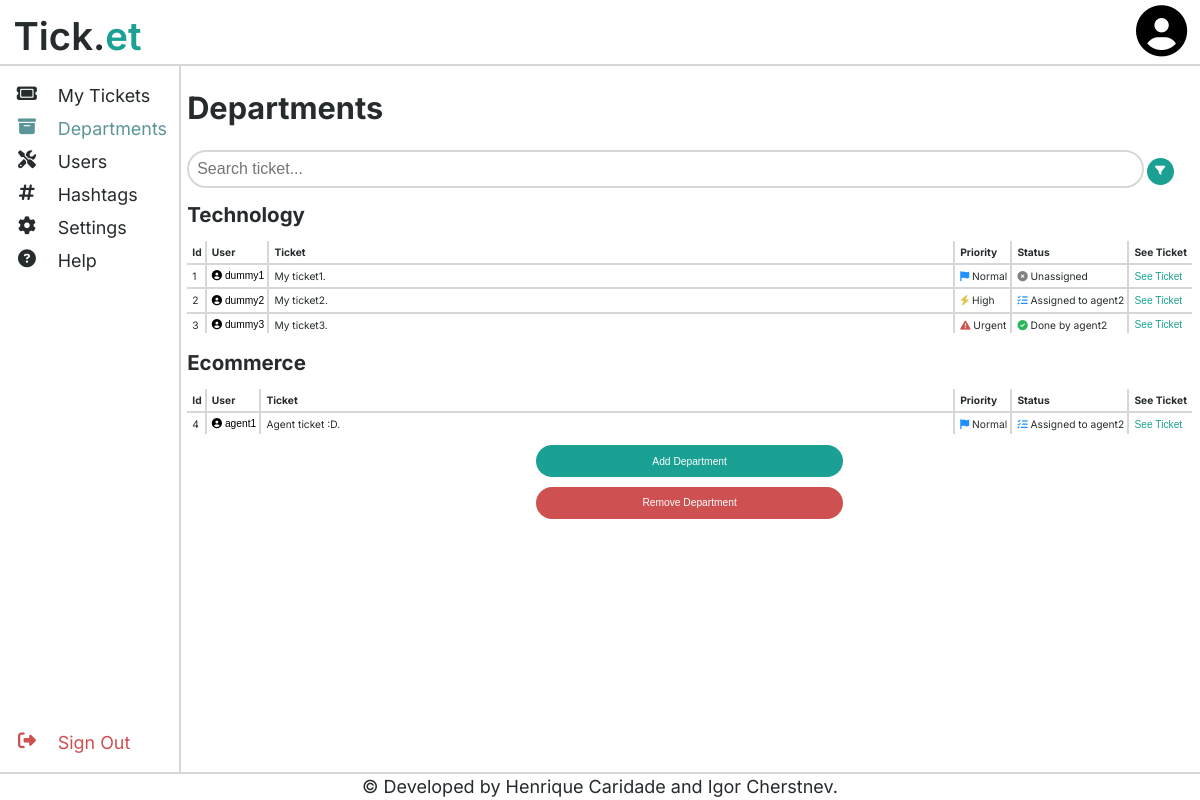
Page /index.php?page=departments (signed in) on the earlier database version.
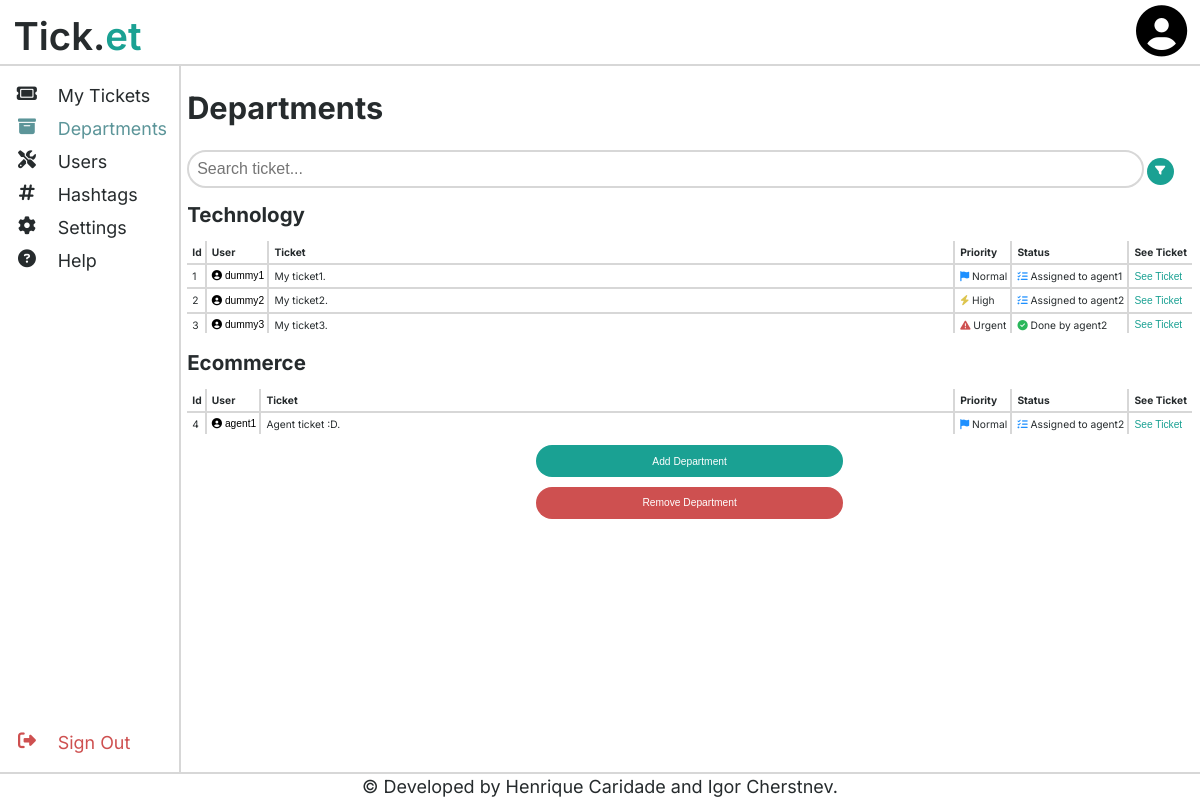
Same page on the later database version.
### tables this page shows
CREATE TABLE TicketModel (
    id INTEGER PRIMARY KEY NOT NULL,
    publisher STRING NOT NULL REFERENCES User(username),
    date DATETIME NOT NULL,
    subject STRING NOT NULL,
    text STRING NOT NULL,
    department STRING NOT NULL REFERENCES Department(username),
    priority STRING NOT NULL CHECK (priority IN ('Normal', 'High', 'Urgent')) DEFAULT 'Normal',
    status STRING NOT NULL CHECK (status IN ('Not Done', 'Done')) DEFAULT 'Not Done',
    agentUsername STRING REFERENCES User(username) DEFAULT NULL
);

### index.php (called while the page is built, shortened)
<?php
    include_once('./classes/session.php');
    $session = Session::getSession();
    if (isset($_GET['page'])) {
        switch ($_GET['page']) {
            case 'departments': include_once("./pages/department_page.php"); break;
        }
    } else {
        if ($session->isLoggedIn()) die(header('Location: ./index.php?page=dashboard'));
        else die(header('Location: ./index.php?page=login'));
    }
    drawPage($_GET);
?>

### classes/session.php (called while the page is built, shortened)
<?php
    class Session {
        static ?Session $instance = null;
        static function getSession() : Session {
            if (static::$instance === null)
                static::$instance = new Session();
            return static::$instance;
        }
        public function getSavedInput(string $attrib) : ?string {
            return $_SESSION[Session::INPUT][$attrib];
        }
        public function getMyRights(string $rights){
            return Session::getRights($_SESSION[Session::USERTYPE], $rights);
        }
        public static function getRights(string $userType, string $rights) {
            if($rights === User::USERTYPE_AGENT){
                return $userType === User::USERTYPE_AGENT or $userType === User::USERTYPE_ADMIN;
            }
            if($rights === User::USERTYPE_ADMIN){
                return $userType === User::USERTYPE_ADMIN;
            }
        }
    }
?>

### classes/department.php (called while the page is built, shortened)
<?php
    class Department{
        private function __construct(string $name, string $abbrev) {
            $this->name = $name;
        }
        private static function fromArray(array $department) : Department {
            return new Department($department["name"], $department["abbrev"]);
        }
        public static function getAllDepartments(PDO $db) : array {
            $stmt = $db->prepare('SELECT * FROM Department');
            $stmt->execute();
            $departmentArray = array();
            foreach($stmt->fetchAll() as $department){
                $departmentArray[] = Department::fromArray($department);
            }
            return $departmentArray;
        }
    }
?>

### classes/ticket.php (called while the page is built, shortened)
<?php
    require_once(dirname(__DIR__) . "/classes/filters.php");
    class Ticket {
        private function __construct(PDO $db, int $id, string $publisher, DateTime $date, string $subject, string $text, string $department, string $priority, string $status, ?string $agentUsername) {
            $this->id = $id;
            $this->subject = $subject;
        }
        private static function fromArray(PDO $db, array $ticket) : Ticket {
            return new Ticket($db, (int) $ticket['id'], $ticket['publisher'], new DateTime($ticket['date']), $ticket['subject'], $ticket['text'], $ticket['department'], $ticket['priority'], $ticket['status'], $ticket['agentUsername']);
        }
        public static function getFilteredTickets(PDO $db, string $department, Filters $filters, string $query = '') : array {
            $priorityArray = array_filter(array($filters->normal ? 'Normal' : null , $filters->high ? 'High' : null, $filters->urgent ? 'Urgent' : null), fn($val) => $val !== null);
            $cond = Filters::getFiltersCondition($filters);
            $stmt = $db->prepare('SELECT * FROM Ticket WHERE department = ? AND (date BETWEEN ? AND ?) AND ' . $cond . ' AND (subject LIKE ? OR text LIKE ?) AND priority IN (' . join(',', array_fill(0, sizeof($priorityArray), '?')) . ')');
            $query = '%' . str_replace(array('\\', '_', '%'), array('\\\\', '\\_', '\\%'), $query) . '%';
            $stmt->execute(array($department, $filters->from, $filters->to, $query, $query, ...$priorityArray));
            $tickets = $stmt->fetchAll();
            $ticketArray = array();
            foreach ($tickets as $ticket) {
                $ticketArray[] = Ticket::fromArray($db, $ticket);
            }
            return $ticketArray;
        }
    }
?>

### classes/filters.php (called while the page is built, shortened)
<?php
    class Filters {
        private function __construct(bool $normal, bool $high, bool $urgent, bool $unassigned, bool $assigned, bool $done, string $from, string $to) {
            $this->normal = $normal;
            $this->high = $high;
            $this->urgent = $urgent;
            $this->unassigned = $unassigned;
            $this->assigned = $assigned;
            $this->done = $done;
            $this->from = $from;
            $this->to = $to;
        }
        public static function getFilters(PDO $db, string $username) : ?Filters {
            $stmt = $db->prepare('SELECT * FROM Filters WHERE username = ?');
            $stmt->execute(array($username));
            $prefArray = $stmt->fetch();
            return new Filters($prefArray['filterNormal'], $prefArray['filterHigh'], $prefArray['filterUrgent'], $prefArray['filterUnassigned'],  $prefArray['filterAssigned'], $prefArray['filterDone'], $prefArray['filterDateFrom'], $prefArray['filterDateTo']);
        }
        public static function getFiltersCondition (Filters $Filters) : string {
            if ($Filters->unassigned) {
                if ($Filters->assigned) {
                    if ($Filters->done){
                        return 'TRUE';
                    } else {
                        return '(status = "Not Done")';
                    }
                } else {
                    if ($Filters->done){
                        return '((status = "Not Done" AND agentUsername IS NULL) OR (status = "Done" AND agentUsername IS NOT NULL))';
                    } else {
                        return '(status = "Not Done" AND agentUsername IS NULL)';
                    }
                }
            }
        }
    }
?>

### templates/ticket.php (the view, shortened to what the changed rows need)
<?php
    require_once(dirname(__DIR__) . "/classes/ticket.php");
    require_once(dirname(__DIR__) . "/templates/profile.php");
    require_once(dirname(__DIR__) . "/templates/priority.php");
    require_once(dirname(__DIR__) . "/templates/status.php");
?>
<?php
    function _drawTicketDepartment(Ticket $ticket) {
?>
        <tr class="ticket">
            <td class="ticket-id"><?=htmlentities($ticket->id)?></td>
            <td class="ticket-username"><?php drawProfile($ticket->publisher, true); ?></td>
            <td class="ticket-subject"><?=htmlentities($ticket->subject)?></td>
            <td class="ticket-priority"><?php drawPriority($ticket->priority); ?></td>
            <td class="ticket-status"><?php drawStatus($ticket->status, $ticket->agentUsername); ?></td>
            <td class="ticket-edit">
                <form class="ticket-form" action="./index.php" method="get">
                    <button type='submit' class="ticket-submit">See Ticket</button>
                </form>
            </td>
        </tr>
<?php
    }
    function drawTicketsDepartment(array $tickets, string $department) {
?>
    <h1> <?=htmlentities($department); ?></h1>
    <div class="scroll-wrapper">
        <table id="tickets">
            <thead>
                <tr>
                    <th style="width: 0;">Id</th>
                    <th style="width: 0;">User</th>
                    <th>Ticket</th>
                    <th style="width: 0;">Priority</th>
                    <th style="width: 0;">Status</th>
                    <th style="width: 0;">See Ticket</th>
                </tr>
            </thead>
            <tbody>
            <?php foreach ($tickets as $ticket) _drawTicketDepartment($ticket); ?>
            </tbody>
        </table>
    </div>
<?php
    }
?>

### pages/department_page.php (shortened to what the changed rows need)
<?php
    require_once(dirname(__DIR__) . "/templates/header.php");
    require_once(dirname(__DIR__) . "/templates/footer.php");
    require_once(dirname(__DIR__) . "/templates/ticket.php");
    require_once(dirname(__DIR__) . "/templates/toast.php");
    require_once(dirname(__DIR__) . "/classes/session.php");
    require_once(dirname(__DIR__) . "/classes/department.php");
    require_once(dirname(__DIR__) . "/classes/ticket.php");
    require_once(dirname(__DIR__) . "/classes/filters.php");
    $session = Session::getSession();
    function drawPage(array $getArray) {
        global $session;
        $db = getDatabaseConnection();
        $departments = ($session->getMyRights(User::USERTYPE_ADMIN)) ?
            Department::getAllDepartments($db) :
            Department::getDepartmentsFromAgent($db, $_SESSION[Session::USERNAME]);
        $preferences = Filters::getFilters($db, $_SESSION[Session::USERNAME]);
        $query = $session->getSavedInput(Session::S_DEPARTMENT) ?? '';
?>
<main class="main-sidebar">
    <div class="page center-toast">
        <h1 class="title">Departments</h1>
        <div id="department-tables">
            <?php
            foreach ($departments as $department) {
                $tickets = Ticket::getFilteredTickets($db, $department->name, $preferences, $query);
                drawTicketsDepartment($tickets, $department->name);
            }?>
        </div>
    </div>
</main>
<?php
    }
?>

### templates/profile.php (shortened to what the changed rows need)
<?php
    function drawProfile(?string $username, bool $showUsername=false) {
?>
<div class="profile" data-user="<?=htmlentities($username)?>">
    <form class="other-profile-form" action="./index.php" method="get">
        <button type='submit' class="other-profile-submit">
            <i class="fa-solid fa-circle-user"></i>
        <?php if ($showUsername) { ?>
            <span class="username"><?=htmlentities($username)?></span>
        <?php } ?>
        </button>
    </form>
</div>
<?php
    }
?>

### templates/priority.php
<?php
    function drawPriority(string $priority) {
?>
<div class="priority">
    <?php if ($priority === 'Normal') { ?>
        <i class="fa-solid fa-flag"style="color: dodgerblue"></i>
    <?php } else if ($priority === 'High') { ?>
        <i class="fa-solid fa-bolt" style="color: var(--warning-color)"></i>
    <?php } else if ($priority === 'Urgent') { ?>
        <i class="fa-solid fa-triangle-exclamation" style="color: var(--error-color)"></i>
    <?php } ?>
    <span class="priority"><?=htmlentities($priority)?></span>
</div> <?php }?>

### templates/status.php (shortened to what the changed rows need)
<?php
    require_once(dirname(__DIR__) . "/templates/priority.php");
    require_once(dirname(__DIR__) . "/classes/ticket.php");
    ?>
    <?php
    function drawStatus(string $status, ?string $agentUsername=null) {
        $statusStr = $status;
?>
<div class="status">
    <?php if ($status === Ticket::UNASSIGNED) { ?>
        <i class="fa-solid fa-circle-xmark" style="color: gray;"></i>
    <?php } else if ($status === Ticket::ASSIGNED) { ?>
        <i class="fa-solid fa-list-check" style="color: dodgerblue"></i>
        <?php if ($agentUsername !== null) $statusStr .= " to " . $agentUsername;?>
    <?php } else if ($status === Ticket::DONE) { ?>
        <i class="fa-solid fa-circle-check" style="color: var(--success-color);"></i>
        <?php if ($agentUsername !== null) $statusStr .= " by " . $agentUsername;?>
    <?php } ?>
    <span class="status"><?=htmlentities($statusStr)?></span>
</div>
<?php } ?>

Differences in the rows shown:
changed ticketmodel "dummy1": agentUsername "Unassigned" → "Assigned to agent1"
